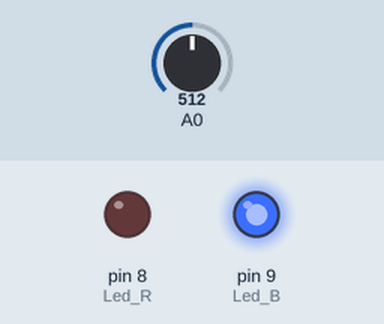
This sketch was run on a simulated Arduino Uno, built with avr-gcc and run on an emulated ATmega328P. On the bench: output pins drawn as LEDs (lit = HIGH). Inputs (shaded band) come from the test bench; at power-on: A0 = 512. What the sketch prints to the serial monitor is not drawn.

Above: at 1.8 s.
1.9 s: A0 set to 683
3.4 s: A0 set to 706
At 4.3 s:
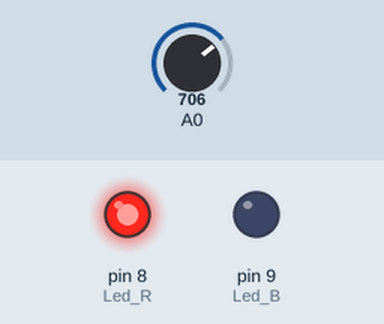
5.5 s: A0 set to 511
At 7.1 s:
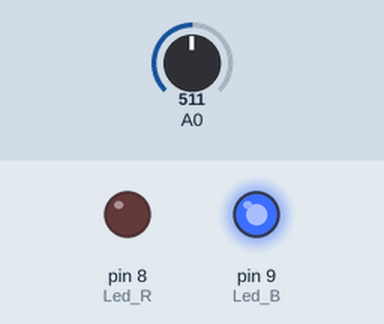
7.5 s: A0 set to 716
At 8.7 s:
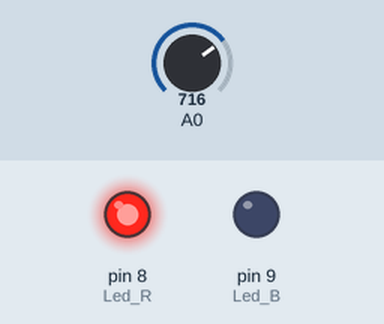
Timing chart, 0 to 10.5 s (numbered marks = the images above; inputs shaded):
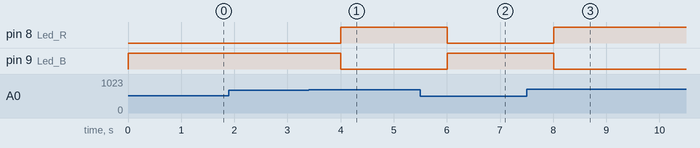

The sketch:

ex11-1.ino
```cpp
#include <math.h>

int Led_R = 8;
int Led_B = 9;

 void setup(){
     pinMode(Led_R, OUTPUT);
     pinMode(Led_B, OUTPUT);
     Serial.begin(9600);
 }

 void loop(){
 double Temp;
 double offset = -12.5;
 int val ;
 String echoStr="";

    val = analogRead(A0);

    Temp = log(((10240000/val) - 10000));
    Temp = 1 / (0.001129148 + (0.000234125 * Temp)
    + (0.0000000876741*Temp*Temp*Temp));
    Temp = Temp - 273.15;
    Temp = Temp + offset ;

    echoStr = "온도 : "+String(Temp)+ " c";
    Serial.println(echoStr);

     if(Temp > 30.0) {
                  digitalWrite(Led_R, 1);
                  digitalWrite(Led_B, 0);
     }
     else  {
                  digitalWrite(Led_R,0);
                  digitalWrite(Led_B, 1);
     }
     delay(1000);

 }
```

Measured:
- the behaviour switches between 691 and 692 on A0 (found by bisection; images 0 and 1)
- after the input at 1.9 s, every drawn part: stays the same
- after the input at 3.4 s, pin 8 (Led_R): LOW → HIGH after 0.60 s; pin 9 (Led_B): HIGH → LOW after 0.60 s
- after the input at 5.5 s, pin 8 (Led_R): HIGH → LOW after 0.51 s; pin 9 (Led_B): LOW → HIGH after 0.51 s
- after the input at 7.5 s, pin 8 (Led_R): LOW → HIGH after 0.51 s; pin 9 (Led_B): HIGH → LOW after 0.51 s
